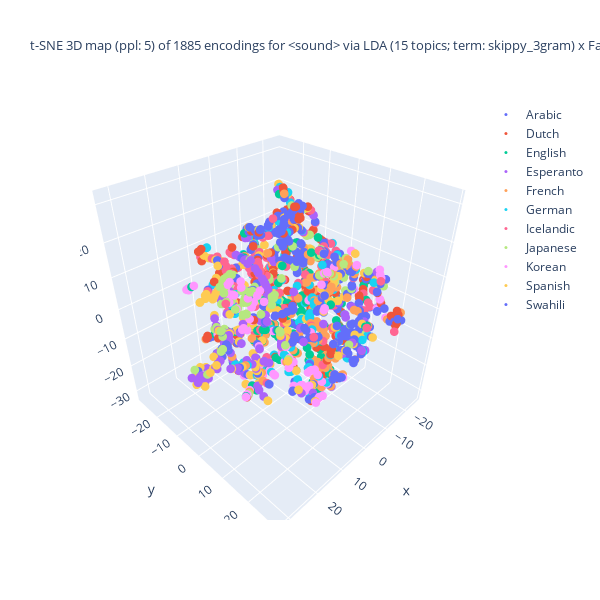
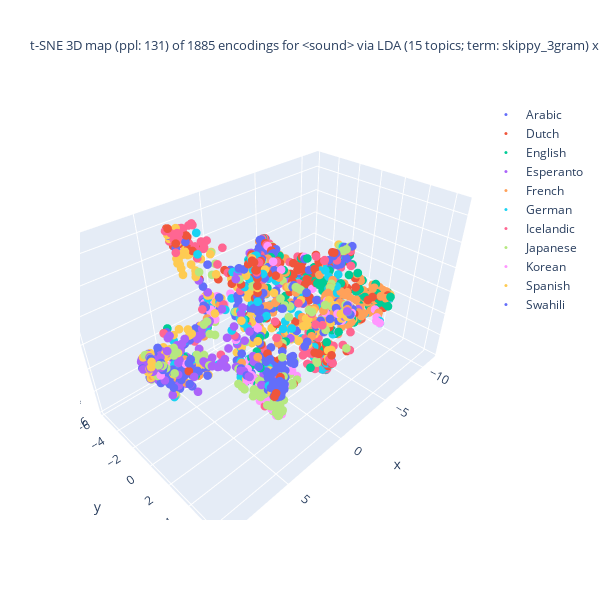
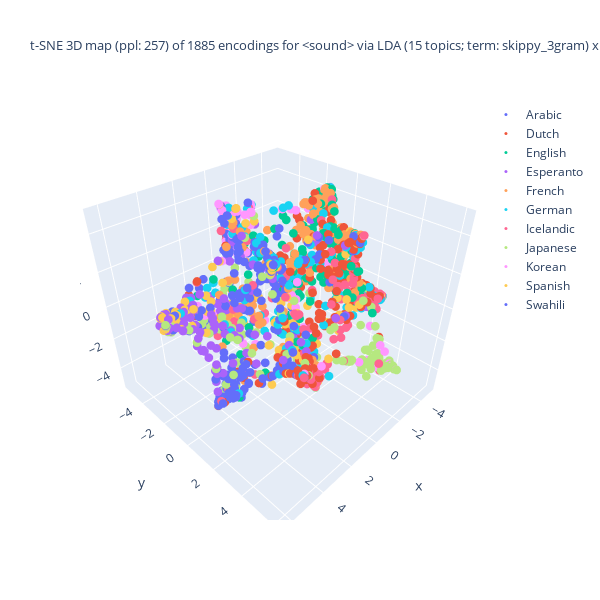

These figures' notebook cell, in order:
### Markdown cell above
t-SNE の結果の可視化 (3D)

### Code cell
## tSNE の結果の可視化: Plotly を使った 3D 描画

import numpy as np
from sklearn.manifold import TSNE as tSNE
import plotly.express as pex
import plotly.graph_objects as go
import matplotlib.pyplot as plt

## tSNE のパラメターを設定
max_perplexity_factor = 3
perplexity_max_val = round(len(doc_fit_df)/max_perplexity_factor)
print(f"perplexity_max_val: {perplexity_max_val}")

divider = 5
perplexity_increment = round(perplexity_max_val/divider)
print(f"perplexity_increment: {perplexity_increment}")

## tSNE を段階的に実行
df_size = len(doc_fit_df)
exit_after_step = 3 # 15 is largest enough to complete the all steps
ppl_vals = enumerate(range(5, perplexity_max_val, perplexity_increment))
for step, ppl_val in ppl_vals:
    ## 早期終了の判定
    if step >= exit_after_step:
        continue
    ## tSNE 事例の生成
    tSNE_3d_varied = tSNE(n_components = 3, random_state = 0, perplexity = ppl_val,
                          max_iter = 1000)

    ## データに適用
    doc_enc = np.array(list(doc_fit_df['enc']))
    doc_tSNE_3d_varied = tSNE_3d_varied.fit_transform(doc_enc)

    ## 色分けの単位を選択
    if color_lang_family:
        colored_var = 'family'
    else:
        colored_var = 'language'
    ##
    X = zip(doc_tSNE_3d_varied[:,0], doc_tSNE_3d_varied[:,1], doc_tSNE_3d_varied[:,2],
            doc_fit_df[colored_var]) # zip(..)が必要
    dfx = pd.DataFrame(X, columns = ['D1', 'D2', 'D3', colored_var])
    ## 作図
    fig = go.Figure()
    for lang in np.unique(main_df[colored_var]):
        traced = dfx[dfx[colored_var] == lang]
        fig.add_trace(
            go.Scatter3d(
                x = traced['D1'], y = traced['D2'], z = traced['D3'],
                name = lang.title(), mode = 'markers', marker = dict(size = 3),
                marker_colorscale = color_palette, # worked??
                showlegend = True
            )
        )
    ## 題の指定
    title_header = f"t-SNE 3D map (ppl: {ppl_val}) of {df_size} encodings for <{doc_attr}> via\n"
    if use_FastText:
        if use_LDA:
            title_body = f"LDA ({n_topics} topics; term: {lda_term_type}) x FastText ({ft_n_dims} dims; term: {ft_term_type}; window: {ft_window_size})"
        else:
            title_body = f"FastText ({ft_n_dims} dims; term: {ft_term_type}; window: {ft_window_size})"
    else:
        title_body = f"LDA ({n_topics} topics; term: {lda_term_type})"
    title_val = title_header + title_body
    fig.update_layout(title = dict(text = title_val, font_size = 13),
                      autosize = False, width = 600, height = 600)
    fig.show()

### Figure 1 — Plotly figure (JSON) as saved in the notebook; plotly's stock layout.template omitted (floating-point values rounded to 4 significant figures; data arrays with more than 128 entries replaced by an {"elided": "..."} marker saying what was removed)
{"data": [{"marker": {"colorscale": [[0, "#2E91E5"], [0.04348, "#E15F99"], [0.08696, "#1CA71C"], [0.1304, "#FB0D0D"], [0.1739, "#DA16FF"], [0.2174, "#222A2A"], [0.2609, "#B68100"], [0.3043, "#750D86"], [0.3478, "#EB663B"], [0.3913, "#511CFB"], [0.4348, "#00A08B"], [0.4783, "#FB00D1"], [0.5217, "#FC0080"], [0.5652, "#B2828D"], [0.6087, "#6C7C32"], [0.6522, "#778AAE"], [0.6957, "#862A16"], [0.7391, "#A777F1"], [0.7826, "#620042"], [0.8261, "#1616A7"], [0.8696, "#DA60CA"], [0.913, "#6C4516"], [0.9565, "#0D2A63"], [1, "#AF0038"]], "size": 3}, "mode": "markers", "name": "Arabic", "showlegend": true, "type": "scatter3d", "x": {"elided": "132 float values"}, "y": {"elided": "132 float values"}, "z": {"elided": "132 float values"}}, {"marker": {"colorscale": [[0, "#2E91E5"], [0.04348, "#E15F99"], [0.08696, "#1CA71C"], [0.1304, "#FB0D0D"], [0.1739, "#DA16FF"], [0.2174, "#222A2A"], [0.2609, "#B68100"], [0.3043, "#750D86"], [0.3478, "#EB663B"], [0.3913, "#511CFB"], [0.4348, "#00A08B"], [0.4783, "#FB00D1"], [0.5217, "#FC0080"], [0.5652, "#B2828D"], [0.6087, "#6C7C32"], [0.6522, "#778AAE"], [0.6957, "#862A16"], [0.7391, "#A777F1"], [0.7826, "#620042"], [0.8261, "#1616A7"], [0.8696, "#DA60CA"], [0.913, "#6C4516"], [0.9565, "#0D2A63"], [1, "#AF0038"]], "size": 3}, "mode": "markers", "name": "Dutch", "showlegend": true, "type": "scatter3d", "x": {"elided": "226 float values"}, "y": {"elided": "226 float values"}, "z": {"elided": "226 float values"}}, {"marker": {"colorscale": [[0, "#2E91E5"], [0.04348, "#E15F99"], [0.08696, "#1CA71C"], [0.1304, "#FB0D0D"], [0.1739, "#DA16FF"], [0.2174, "#222A2A"], [0.2609, "#B68100"], [0.3043, "#750D86"], [0.3478, "#EB663B"], [0.3913, "#511CFB"], [0.4348, "#00A08B"], [0.4783, "#FB00D1"], [0.5217, "#FC0080"], [0.5652, "#B2828D"], [0.6087, "#6C7C32"], [0.6522, "#778AAE"], [0.6957, "#862A16"], [0.7391, "#A777F1"], [0.7826, "#620042"], [0.8261, "#1616A7"], [0.8696, "#DA60CA"], [0.913, "#6C4516"], [0.9565, "#0D2A63"], [1, "#AF0038"]], "size": 3}, "mode": "markers", "name": "English", "showlegend": true, "type": "scatter3d", "x": {"elided": "165 float values"}, "y": {"elided": "165 float values"}, "z": {"elided": "165 float values"}}, {"marker": {"colorscale": [[0, "#2E91E5"], [0.04348, "#E15F99"], [0.08696, "#1CA71C"], [0.1304, "#FB0D0D"], [0.1739, "#DA16FF"], [0.2174, "#222A2A"], [0.2609, "#B68100"], [0.3043, "#750D86"], [0.3478, "#EB663B"], [0.3913, "#511CFB"], [0.4348, "#00A08B"], [0.4783, "#FB00D1"], [0.5217, "#FC0080"], [0.5652, "#B2828D"], [0.6087, "#6C7C32"], [0.6522, "#778AAE"], [0.6957, "#862A16"], [0.7391, "#A777F1"], [0.7826, "#620042"], [0.8261, "#1616A7"], [0.8696, "#DA60CA"], [0.913, "#6C4516"], [0.9565, "#0D2A63"], [1, "#AF0038"]], "size": 3}, "mode": "markers", "name": "Esperanto", "showlegend": true, "type": "scatter3d", "x": {"elided": "152 float values"}, "y": {"elided": "152 float values"}, "z": {"elided": "152 float values"}}, {"marker": {"colorscale": [[0, "#2E91E5"], [0.04348, "#E15F99"], [0.08696, "#1CA71C"], [0.1304, "#FB0D0D"], [0.1739, "#DA16FF"], [0.2174, "#222A2A"], [0.2609, "#B68100"], [0.3043, "#750D86"], [0.3478, "#EB663B"], [0.3913, "#511CFB"], [0.4348, "#00A08B"], [0.4783, "#FB00D1"], [0.5217, "#FC0080"], [0.5652, "#B2828D"], [0.6087, "#6C7C32"], [0.6522, "#778AAE"], [0.6957, "#862A16"], [0.7391, "#A777F1"], [0.7826, "#620042"], [0.8261, "#1616A7"], [0.8696, "#DA60CA"], [0.913, "#6C4516"], [0.9565, "#0D2A63"], [1, "#AF0038"]], "size": 3}, "mode": "markers", "name": "French", "showlegend": true, "type": "scatter3d", "x": {"elided": "197 float values"}, "y": {"elided": "197 float values"}, "z": {"elided": "197 float values"}}, {"marker": {"colorscale": [[0, "#2E91E5"], [0.04348, "#E15F99"], [0.08696, "#1CA71C"], [0.1304, "#FB0D0D"], [0.1739, "#DA16FF"], [0.2174, "#222A2A"], [0.2609, "#B68100"], [0.3043, "#750D86"], [0.3478, "#EB663B"], [0.3913, "#511CFB"], [0.4348, "#00A08B"], [0.4783, "#FB00D1"], [0.5217, "#FC0080"], [0.5652, "#B2828D"], [0.6087, "#6C7C32"], [0.6522, "#778AAE"], [0.6957, "#862A16"], [0.7391, "#A777F1"], [0.7826, "#620042"], [0.8261, "#1616A7"], [0.8696, "#DA60CA"], [0.913, "#6C4516"], [0.9565, "#0D2A63"], [1, "#AF0038"]], "size": 3}, "mode": "markers", "name": "German", "showlegend": true, "type": "scatter3d", "x": {"elided": "154 float values"}, "y": {"elided": "154 float values"}, "z": {"elided": "154 float values"}}, {"marker": {"colorscale": [[0, "#2E91E5"], [0.04348, "#E15F99"], [0.08696, "#1CA71C"], [0.1304, "#FB0D0D"], [0.1739, "#DA16FF"], [0.2174, "#222A2A"], [0.2609, "#B68100"], [0.3043, "#750D86"], [0.3478, "#EB663B"], [0.3913, "#511CFB"], [0.4348, "#00A08B"], [0.4783, "#FB00D1"], [0.5217, "#FC0080"], [0.5652, "#B2828D"], [0.6087, "#6C7C32"], [0.6522, "#778AAE"], [0.6957, "#862A16"], [0.7391, "#A777F1"], [0.7826, "#620042"], [0.8261, "#1616A7"], [0.8696, "#DA60CA"], [0.913, "#6C4516"], [0.9565, "#0D2A63"], [1, "#AF0038"]], "size": 3}, "mode": "markers", "name": "Icelandic", "showlegend": true, "type": "scatter3d", "x": {"elided": "184 float values"}, "y": {"elided": "184 float values"}, "z": {"elided": "184 float values"}}, {"marker": {"colorscale": [[0, "#2E91E5"], [0.04348, "#E15F99"], [0.08696, "#1CA71C"], [0.1304, "#FB0D0D"], [0.1739, "#DA16FF"], [0.2174, "#222A2A"], [0.2609, "#B68100"], [0.3043, "#750D86"], [0.3478, "#EB663B"], [0.3913, "#511CFB"], [0.4348, "#00A08B"], [0.4783, "#FB00D1"], [0.5217, "#FC0080"], [0.5652, "#B2828D"], [0.6087, "#6C7C32"], [0.6522, "#778AAE"], [0.6957, "#862A16"], [0.7391, "#A777F1"], [0.7826, "#620042"], [0.8261, "#1616A7"], [0.8696, "#DA60CA"], [0.913, "#6C4516"], [0.9565, "#0D2A63"], [1, "#AF0038"]], "size": 3}, "mode": "markers", "name": "Japanese", "showlegend": true, "type": "scatter3d", "x": {"elided": "157 float values"}, "y": {"elided": "157 float values"}, "z": {"elided": "157 float values"}}, {"marker": {"colorscale": [[0, "#2E91E5"], [0.04348, "#E15F99"], [0.08696, "#1CA71C"], [0.1304, "#FB0D0D"], [0.1739, "#DA16FF"], [0.2174, "#222A2A"], [0.2609, "#B68100"], [0.3043, "#750D86"], [0.3478, "#EB663B"], [0.3913, "#511CFB"], [0.4348, "#00A08B"], [0.4783, "#FB00D1"], [0.5217, "#FC0080"], [0.5652, "#B2828D"], [0.6087, "#6C7C32"], [0.6522, "#778AAE"], [0.6957, "#862A16"], [0.7391, "#A777F1"], [0.7826, "#620042"], [0.8261, "#1616A7"], [0.8696, "#DA60CA"], [0.913, "#6C4516"], [0.9565, "#0D2A63"], [1, "#AF0038"]], "size": 3}, "mode": "markers", "name": "Korean", "showlegend": true, "type": "scatter3d", "x": {"elided": "133 float values"}, "y": {"elided": "133 float values"}, "z": {"elided": "133 float values"}}, {"marker": {"colorscale": [[0, "#2E91E5"], [0.04348, "#E15F99"], [0.08696, "#1CA71C"], [0.1304, "#FB0D0D"], [0.1739, "#DA16FF"], [0.2174, "#222A2A"], [0.2609, "#B68100"], [0.3043, "#750D86"], [0.3478, "#EB663B"], [0.3913, "#511CFB"], [0.4348, "#00A08B"], [0.4783, "#FB00D1"], [0.5217, "#FC0080"], [0.5652, "#B2828D"], [0.6087, "#6C7C32"], [0.6522, "#778AAE"], [0.6957, "#862A16"], [0.7391, "#A777F1"], [0.7826, "#620042"], [0.8261, "#1616A7"], [0.8696, "#DA60CA"], [0.913, "#6C4516"], [0.9565, "#0D2A63"], [1, "#AF0038"]], "size": 3}, "mode": "markers", "name": "Spanish", "showlegend": true, "type": "scatter3d", "x": {"elided": "181 float values"}, "y": {"elided": "181 float values"}, "z": {"elided": "181 float values"}}, {"marker": {"colorscale": [[0, "#2E91E5"], [0.04348, "#E15F99"], [0.08696, "#1CA71C"], [0.1304, "#FB0D0D"], [0.1739, "#DA16FF"], [0.2174, "#222A2A"], [0.2609, "#B68100"], [0.3043, "#750D86"], [0.3478, "#EB663B"], [0.3913, "#511CFB"], [0.4348, "#00A08B"], [0.4783, "#FB00D1"], [0.5217, "#FC0080"], [0.5652, "#B2828D"], [0.6087, "#6C7C32"], [0.6522, "#778AAE"], [0.6957, "#862A16"], [0.7391, "#A777F1"], [0.7826, "#620042"], [0.8261, "#1616A7"], [0.8696, "#DA60CA"], [0.913, "#6C4516"], [0.9565, "#0D2A63"], [1, "#AF0038"]], "size": 3}, "mode": "markers", "name": "Swahili", "showlegend": true, "type": "scatter3d", "x": {"elided": "204 float values"}, "y": {"elided": "204 float values"}, "z": {"elided": "204 float values"}}], "layout": {"autosize": false, "height": 600, "title": {"font": {"size": 13}, "text": "t-SNE 3D map (ppl: 5) of 1885 encodings for <sound> via\nLDA (15 topics; term: skippy_3gram) x FastText (30 dims; term: 4gram; window: 5)"}, "width": 600}}

### Figure 2 — Plotly figure (JSON) as saved in the notebook; plotly's stock layout.template omitted (floating-point values rounded to 4 significant figures; data arrays with more than 128 entries replaced by an {"elided": "..."} marker saying what was removed)
{"data": [{"marker": {"colorscale": [[0, "#2E91E5"], [0.04348, "#E15F99"], [0.08696, "#1CA71C"], [0.1304, "#FB0D0D"], [0.1739, "#DA16FF"], [0.2174, "#222A2A"], [0.2609, "#B68100"], [0.3043, "#750D86"], [0.3478, "#EB663B"], [0.3913, "#511CFB"], [0.4348, "#00A08B"], [0.4783, "#FB00D1"], [0.5217, "#FC0080"], [0.5652, "#B2828D"], [0.6087, "#6C7C32"], [0.6522, "#778AAE"], [0.6957, "#862A16"], [0.7391, "#A777F1"], [0.7826, "#620042"], [0.8261, "#1616A7"], [0.8696, "#DA60CA"], [0.913, "#6C4516"], [0.9565, "#0D2A63"], [1, "#AF0038"]], "size": 3}, "mode": "markers", "name": "Arabic", "showlegend": true, "type": "scatter3d", "x": {"elided": "132 float values"}, "y": {"elided": "132 float values"}, "z": {"elided": "132 float values"}}, {"marker": {"colorscale": [[0, "#2E91E5"], [0.04348, "#E15F99"], [0.08696, "#1CA71C"], [0.1304, "#FB0D0D"], [0.1739, "#DA16FF"], [0.2174, "#222A2A"], [0.2609, "#B68100"], [0.3043, "#750D86"], [0.3478, "#EB663B"], [0.3913, "#511CFB"], [0.4348, "#00A08B"], [0.4783, "#FB00D1"], [0.5217, "#FC0080"], [0.5652, "#B2828D"], [0.6087, "#6C7C32"], [0.6522, "#778AAE"], [0.6957, "#862A16"], [0.7391, "#A777F1"], [0.7826, "#620042"], [0.8261, "#1616A7"], [0.8696, "#DA60CA"], [0.913, "#6C4516"], [0.9565, "#0D2A63"], [1, "#AF0038"]], "size": 3}, "mode": "markers", "name": "Dutch", "showlegend": true, "type": "scatter3d", "x": {"elided": "226 float values"}, "y": {"elided": "226 float values"}, "z": {"elided": "226 float values"}}, {"marker": {"colorscale": [[0, "#2E91E5"], [0.04348, "#E15F99"], [0.08696, "#1CA71C"], [0.1304, "#FB0D0D"], [0.1739, "#DA16FF"], [0.2174, "#222A2A"], [0.2609, "#B68100"], [0.3043, "#750D86"], [0.3478, "#EB663B"], [0.3913, "#511CFB"], [0.4348, "#00A08B"], [0.4783, "#FB00D1"], [0.5217, "#FC0080"], [0.5652, "#B2828D"], [0.6087, "#6C7C32"], [0.6522, "#778AAE"], [0.6957, "#862A16"], [0.7391, "#A777F1"], [0.7826, "#620042"], [0.8261, "#1616A7"], [0.8696, "#DA60CA"], [0.913, "#6C4516"], [0.9565, "#0D2A63"], [1, "#AF0038"]], "size": 3}, "mode": "markers", "name": "English", "showlegend": true, "type": "scatter3d", "x": {"elided": "165 float values"}, "y": {"elided": "165 float values"}, "z": {"elided": "165 float values"}}, {"marker": {"colorscale": [[0, "#2E91E5"], [0.04348, "#E15F99"], [0.08696, "#1CA71C"], [0.1304, "#FB0D0D"], [0.1739, "#DA16FF"], [0.2174, "#222A2A"], [0.2609, "#B68100"], [0.3043, "#750D86"], [0.3478, "#EB663B"], [0.3913, "#511CFB"], [0.4348, "#00A08B"], [0.4783, "#FB00D1"], [0.5217, "#FC0080"], [0.5652, "#B2828D"], [0.6087, "#6C7C32"], [0.6522, "#778AAE"], [0.6957, "#862A16"], [0.7391, "#A777F1"], [0.7826, "#620042"], [0.8261, "#1616A7"], [0.8696, "#DA60CA"], [0.913, "#6C4516"], [0.9565, "#0D2A63"], [1, "#AF0038"]], "size": 3}, "mode": "markers", "name": "Esperanto", "showlegend": true, "type": "scatter3d", "x": {"elided": "152 float values"}, "y": {"elided": "152 float values"}, "z": {"elided": "152 float values"}}, {"marker": {"colorscale": [[0, "#2E91E5"], [0.04348, "#E15F99"], [0.08696, "#1CA71C"], [0.1304, "#FB0D0D"], [0.1739, "#DA16FF"], [0.2174, "#222A2A"], [0.2609, "#B68100"], [0.3043, "#750D86"], [0.3478, "#EB663B"], [0.3913, "#511CFB"], [0.4348, "#00A08B"], [0.4783, "#FB00D1"], [0.5217, "#FC0080"], [0.5652, "#B2828D"], [0.6087, "#6C7C32"], [0.6522, "#778AAE"], [0.6957, "#862A16"], [0.7391, "#A777F1"], [0.7826, "#620042"], [0.8261, "#1616A7"], [0.8696, "#DA60CA"], [0.913, "#6C4516"], [0.9565, "#0D2A63"], [1, "#AF0038"]], "size": 3}, "mode": "markers", "name": "French", "showlegend": true, "type": "scatter3d", "x": {"elided": "197 float values"}, "y": {"elided": "197 float values"}, "z": {"elided": "197 float values"}}, {"marker": {"colorscale": [[0, "#2E91E5"], [0.04348, "#E15F99"], [0.08696, "#1CA71C"], [0.1304, "#FB0D0D"], [0.1739, "#DA16FF"], [0.2174, "#222A2A"], [0.2609, "#B68100"], [0.3043, "#750D86"], [0.3478, "#EB663B"], [0.3913, "#511CFB"], [0.4348, "#00A08B"], [0.4783, "#FB00D1"], [0.5217, "#FC0080"], [0.5652, "#B2828D"], [0.6087, "#6C7C32"], [0.6522, "#778AAE"], [0.6957, "#862A16"], [0.7391, "#A777F1"], [0.7826, "#620042"], [0.8261, "#1616A7"], [0.8696, "#DA60CA"], [0.913, "#6C4516"], [0.9565, "#0D2A63"], [1, "#AF0038"]], "size": 3}, "mode": "markers", "name": "German", "showlegend": true, "type": "scatter3d", "x": {"elided": "154 float values"}, "y": {"elided": "154 float values"}, "z": {"elided": "154 float values"}}, {"marker": {"colorscale": [[0, "#2E91E5"], [0.04348, "#E15F99"], [0.08696, "#1CA71C"], [0.1304, "#FB0D0D"], [0.1739, "#DA16FF"], [0.2174, "#222A2A"], [0.2609, "#B68100"], [0.3043, "#750D86"], [0.3478, "#EB663B"], [0.3913, "#511CFB"], [0.4348, "#00A08B"], [0.4783, "#FB00D1"], [0.5217, "#FC0080"], [0.5652, "#B2828D"], [0.6087, "#6C7C32"], [0.6522, "#778AAE"], [0.6957, "#862A16"], [0.7391, "#A777F1"], [0.7826, "#620042"], [0.8261, "#1616A7"], [0.8696, "#DA60CA"], [0.913, "#6C4516"], [0.9565, "#0D2A63"], [1, "#AF0038"]], "size": 3}, "mode": "markers", "name": "Icelandic", "showlegend": true, "type": "scatter3d", "x": {"elided": "184 float values"}, "y": {"elided": "184 float values"}, "z": {"elided": "184 float values"}}, {"marker": {"colorscale": [[0, "#2E91E5"], [0.04348, "#E15F99"], [0.08696, "#1CA71C"], [0.1304, "#FB0D0D"], [0.1739, "#DA16FF"], [0.2174, "#222A2A"], [0.2609, "#B68100"], [0.3043, "#750D86"], [0.3478, "#EB663B"], [0.3913, "#511CFB"], [0.4348, "#00A08B"], [0.4783, "#FB00D1"], [0.5217, "#FC0080"], [0.5652, "#B2828D"], [0.6087, "#6C7C32"], [0.6522, "#778AAE"], [0.6957, "#862A16"], [0.7391, "#A777F1"], [0.7826, "#620042"], [0.8261, "#1616A7"], [0.8696, "#DA60CA"], [0.913, "#6C4516"], [0.9565, "#0D2A63"], [1, "#AF0038"]], "size": 3}, "mode": "markers", "name": "Japanese", "showlegend": true, "type": "scatter3d", "x": {"elided": "157 float values"}, "y": {"elided": "157 float values"}, "z": {"elided": "157 float values"}}, {"marker": {"colorscale": [[0, "#2E91E5"], [0.04348, "#E15F99"], [0.08696, "#1CA71C"], [0.1304, "#FB0D0D"], [0.1739, "#DA16FF"], [0.2174, "#222A2A"], [0.2609, "#B68100"], [0.3043, "#750D86"], [0.3478, "#EB663B"], [0.3913, "#511CFB"], [0.4348, "#00A08B"], [0.4783, "#FB00D1"], [0.5217, "#FC0080"], [0.5652, "#B2828D"], [0.6087, "#6C7C32"], [0.6522, "#778AAE"], [0.6957, "#862A16"], [0.7391, "#A777F1"], [0.7826, "#620042"], [0.8261, "#1616A7"], [0.8696, "#DA60CA"], [0.913, "#6C4516"], [0.9565, "#0D2A63"], [1, "#AF0038"]], "size": 3}, "mode": "markers", "name": "Korean", "showlegend": true, "type": "scatter3d", "x": {"elided": "133 float values"}, "y": {"elided": "133 float values"}, "z": {"elided": "133 float values"}}, {"marker": {"colorscale": [[0, "#2E91E5"], [0.04348, "#E15F99"], [0.08696, "#1CA71C"], [0.1304, "#FB0D0D"], [0.1739, "#DA16FF"], [0.2174, "#222A2A"], [0.2609, "#B68100"], [0.3043, "#750D86"], [0.3478, "#EB663B"], [0.3913, "#511CFB"], [0.4348, "#00A08B"], [0.4783, "#FB00D1"], [0.5217, "#FC0080"], [0.5652, "#B2828D"], [0.6087, "#6C7C32"], [0.6522, "#778AAE"], [0.6957, "#862A16"], [0.7391, "#A777F1"], [0.7826, "#620042"], [0.8261, "#1616A7"], [0.8696, "#DA60CA"], [0.913, "#6C4516"], [0.9565, "#0D2A63"], [1, "#AF0038"]], "size": 3}, "mode": "markers", "name": "Spanish", "showlegend": true, "type": "scatter3d", "x": {"elided": "181 float values"}, "y": {"elided": "181 float values"}, "z": {"elided": "181 float values"}}, {"marker": {"colorscale": [[0, "#2E91E5"], [0.04348, "#E15F99"], [0.08696, "#1CA71C"], [0.1304, "#FB0D0D"], [0.1739, "#DA16FF"], [0.2174, "#222A2A"], [0.2609, "#B68100"], [0.3043, "#750D86"], [0.3478, "#EB663B"], [0.3913, "#511CFB"], [0.4348, "#00A08B"], [0.4783, "#FB00D1"], [0.5217, "#FC0080"], [0.5652, "#B2828D"], [0.6087, "#6C7C32"], [0.6522, "#778AAE"], [0.6957, "#862A16"], [0.7391, "#A777F1"], [0.7826, "#620042"], [0.8261, "#1616A7"], [0.8696, "#DA60CA"], [0.913, "#6C4516"], [0.9565, "#0D2A63"], [1, "#AF0038"]], "size": 3}, "mode": "markers", "name": "Swahili", "showlegend": true, "type": "scatter3d", "x": {"elided": "204 float values"}, "y": {"elided": "204 float values"}, "z": {"elided": "204 float values"}}], "layout": {"autosize": false, "height": 600, "title": {"font": {"size": 13}, "text": "t-SNE 3D map (ppl: 131) of 1885 encodings for <sound> via\nLDA (15 topics; term: skippy_3gram) x FastText (30 dims; term: 4gram; window: 5)"}, "width": 600}}

### Figure 3 — Plotly figure (JSON) as saved in the notebook; plotly's stock layout.template omitted (floating-point values rounded to 4 significant figures; data arrays with more than 128 entries replaced by an {"elided": "..."} marker saying what was removed)
{"data": [{"marker": {"colorscale": [[0, "#2E91E5"], [0.04348, "#E15F99"], [0.08696, "#1CA71C"], [0.1304, "#FB0D0D"], [0.1739, "#DA16FF"], [0.2174, "#222A2A"], [0.2609, "#B68100"], [0.3043, "#750D86"], [0.3478, "#EB663B"], [0.3913, "#511CFB"], [0.4348, "#00A08B"], [0.4783, "#FB00D1"], [0.5217, "#FC0080"], [0.5652, "#B2828D"], [0.6087, "#6C7C32"], [0.6522, "#778AAE"], [0.6957, "#862A16"], [0.7391, "#A777F1"], [0.7826, "#620042"], [0.8261, "#1616A7"], [0.8696, "#DA60CA"], [0.913, "#6C4516"], [0.9565, "#0D2A63"], [1, "#AF0038"]], "size": 3}, "mode": "markers", "name": "Arabic", "showlegend": true, "type": "scatter3d", "x": {"elided": "132 float values"}, "y": {"elided": "132 float values"}, "z": {"elided": "132 float values"}}, {"marker": {"colorscale": [[0, "#2E91E5"], [0.04348, "#E15F99"], [0.08696, "#1CA71C"], [0.1304, "#FB0D0D"], [0.1739, "#DA16FF"], [0.2174, "#222A2A"], [0.2609, "#B68100"], [0.3043, "#750D86"], [0.3478, "#EB663B"], [0.3913, "#511CFB"], [0.4348, "#00A08B"], [0.4783, "#FB00D1"], [0.5217, "#FC0080"], [0.5652, "#B2828D"], [0.6087, "#6C7C32"], [0.6522, "#778AAE"], [0.6957, "#862A16"], [0.7391, "#A777F1"], [0.7826, "#620042"], [0.8261, "#1616A7"], [0.8696, "#DA60CA"], [0.913, "#6C4516"], [0.9565, "#0D2A63"], [1, "#AF0038"]], "size": 3}, "mode": "markers", "name": "Dutch", "showlegend": true, "type": "scatter3d", "x": {"elided": "226 float values"}, "y": {"elided": "226 float values"}, "z": {"elided": "226 float values"}}, {"marker": {"colorscale": [[0, "#2E91E5"], [0.04348, "#E15F99"], [0.08696, "#1CA71C"], [0.1304, "#FB0D0D"], [0.1739, "#DA16FF"], [0.2174, "#222A2A"], [0.2609, "#B68100"], [0.3043, "#750D86"], [0.3478, "#EB663B"], [0.3913, "#511CFB"], [0.4348, "#00A08B"], [0.4783, "#FB00D1"], [0.5217, "#FC0080"], [0.5652, "#B2828D"], [0.6087, "#6C7C32"], [0.6522, "#778AAE"], [0.6957, "#862A16"], [0.7391, "#A777F1"], [0.7826, "#620042"], [0.8261, "#1616A7"], [0.8696, "#DA60CA"], [0.913, "#6C4516"], [0.9565, "#0D2A63"], [1, "#AF0038"]], "size": 3}, "mode": "markers", "name": "English", "showlegend": true, "type": "scatter3d", "x": {"elided": "165 float values"}, "y": {"elided": "165 float values"}, "z": {"elided": "165 float values"}}, {"marker": {"colorscale": [[0, "#2E91E5"], [0.04348, "#E15F99"], [0.08696, "#1CA71C"], [0.1304, "#FB0D0D"], [0.1739, "#DA16FF"], [0.2174, "#222A2A"], [0.2609, "#B68100"], [0.3043, "#750D86"], [0.3478, "#EB663B"], [0.3913, "#511CFB"], [0.4348, "#00A08B"], [0.4783, "#FB00D1"], [0.5217, "#FC0080"], [0.5652, "#B2828D"], [0.6087, "#6C7C32"], [0.6522, "#778AAE"], [0.6957, "#862A16"], [0.7391, "#A777F1"], [0.7826, "#620042"], [0.8261, "#1616A7"], [0.8696, "#DA60CA"], [0.913, "#6C4516"], [0.9565, "#0D2A63"], [1, "#AF0038"]], "size": 3}, "mode": "markers", "name": "Esperanto", "showlegend": true, "type": "scatter3d", "x": {"elided": "152 float values"}, "y": {"elided": "152 float values"}, "z": {"elided": "152 float values"}}, {"marker": {"colorscale": [[0, "#2E91E5"], [0.04348, "#E15F99"], [0.08696, "#1CA71C"], [0.1304, "#FB0D0D"], [0.1739, "#DA16FF"], [0.2174, "#222A2A"], [0.2609, "#B68100"], [0.3043, "#750D86"], [0.3478, "#EB663B"], [0.3913, "#511CFB"], [0.4348, "#00A08B"], [0.4783, "#FB00D1"], [0.5217, "#FC0080"], [0.5652, "#B2828D"], [0.6087, "#6C7C32"], [0.6522, "#778AAE"], [0.6957, "#862A16"], [0.7391, "#A777F1"], [0.7826, "#620042"], [0.8261, "#1616A7"], [0.8696, "#DA60CA"], [0.913, "#6C4516"], [0.9565, "#0D2A63"], [1, "#AF0038"]], "size": 3}, "mode": "markers", "name": "French", "showlegend": true, "type": "scatter3d", "x": {"elided": "197 float values"}, "y": {"elided": "197 float values"}, "z": {"elided": "197 float values"}}, {"marker": {"colorscale": [[0, "#2E91E5"], [0.04348, "#E15F99"], [0.08696, "#1CA71C"], [0.1304, "#FB0D0D"], [0.1739, "#DA16FF"], [0.2174, "#222A2A"], [0.2609, "#B68100"], [0.3043, "#750D86"], [0.3478, "#EB663B"], [0.3913, "#511CFB"], [0.4348, "#00A08B"], [0.4783, "#FB00D1"], [0.5217, "#FC0080"], [0.5652, "#B2828D"], [0.6087, "#6C7C32"], [0.6522, "#778AAE"], [0.6957, "#862A16"], [0.7391, "#A777F1"], [0.7826, "#620042"], [0.8261, "#1616A7"], [0.8696, "#DA60CA"], [0.913, "#6C4516"], [0.9565, "#0D2A63"], [1, "#AF0038"]], "size": 3}, "mode": "markers", "name": "German", "showlegend": true, "type": "scatter3d", "x": {"elided": "154 float values"}, "y": {"elided": "154 float values"}, "z": {"elided": "154 float values"}}, {"marker": {"colorscale": [[0, "#2E91E5"], [0.04348, "#E15F99"], [0.08696, "#1CA71C"], [0.1304, "#FB0D0D"], [0.1739, "#DA16FF"], [0.2174, "#222A2A"], [0.2609, "#B68100"], [0.3043, "#750D86"], [0.3478, "#EB663B"], [0.3913, "#511CFB"], [0.4348, "#00A08B"], [0.4783, "#FB00D1"], [0.5217, "#FC0080"], [0.5652, "#B2828D"], [0.6087, "#6C7C32"], [0.6522, "#778AAE"], [0.6957, "#862A16"], [0.7391, "#A777F1"], [0.7826, "#620042"], [0.8261, "#1616A7"], [0.8696, "#DA60CA"], [0.913, "#6C4516"], [0.9565, "#0D2A63"], [1, "#AF0038"]], "size": 3}, "mode": "markers", "name": "Icelandic", "showlegend": true, "type": "scatter3d", "x": {"elided": "184 float values"}, "y": {"elided": "184 float values"}, "z": {"elided": "184 float values"}}, {"marker": {"colorscale": [[0, "#2E91E5"], [0.04348, "#E15F99"], [0.08696, "#1CA71C"], [0.1304, "#FB0D0D"], [0.1739, "#DA16FF"], [0.2174, "#222A2A"], [0.2609, "#B68100"], [0.3043, "#750D86"], [0.3478, "#EB663B"], [0.3913, "#511CFB"], [0.4348, "#00A08B"], [0.4783, "#FB00D1"], [0.5217, "#FC0080"], [0.5652, "#B2828D"], [0.6087, "#6C7C32"], [0.6522, "#778AAE"], [0.6957, "#862A16"], [0.7391, "#A777F1"], [0.7826, "#620042"], [0.8261, "#1616A7"], [0.8696, "#DA60CA"], [0.913, "#6C4516"], [0.9565, "#0D2A63"], [1, "#AF0038"]], "size": 3}, "mode": "markers", "name": "Japanese", "showlegend": true, "type": "scatter3d", "x": {"elided": "157 float values"}, "y": {"elided": "157 float values"}, "z": {"elided": "157 float values"}}, {"marker": {"colorscale": [[0, "#2E91E5"], [0.04348, "#E15F99"], [0.08696, "#1CA71C"], [0.1304, "#FB0D0D"], [0.1739, "#DA16FF"], [0.2174, "#222A2A"], [0.2609, "#B68100"], [0.3043, "#750D86"], [0.3478, "#EB663B"], [0.3913, "#511CFB"], [0.4348, "#00A08B"], [0.4783, "#FB00D1"], [0.5217, "#FC0080"], [0.5652, "#B2828D"], [0.6087, "#6C7C32"], [0.6522, "#778AAE"], [0.6957, "#862A16"], [0.7391, "#A777F1"], [0.7826, "#620042"], [0.8261, "#1616A7"], [0.8696, "#DA60CA"], [0.913, "#6C4516"], [0.9565, "#0D2A63"], [1, "#AF0038"]], "size": 3}, "mode": "markers", "name": "Korean", "showlegend": true, "type": "scatter3d", "x": {"elided": "133 float values"}, "y": {"elided": "133 float values"}, "z": {"elided": "133 float values"}}, {"marker": {"colorscale": [[0, "#2E91E5"], [0.04348, "#E15F99"], [0.08696, "#1CA71C"], [0.1304, "#FB0D0D"], [0.1739, "#DA16FF"], [0.2174, "#222A2A"], [0.2609, "#B68100"], [0.3043, "#750D86"], [0.3478, "#EB663B"], [0.3913, "#511CFB"], [0.4348, "#00A08B"], [0.4783, "#FB00D1"], [0.5217, "#FC0080"], [0.5652, "#B2828D"], [0.6087, "#6C7C32"], [0.6522, "#778AAE"], [0.6957, "#862A16"], [0.7391, "#A777F1"], [0.7826, "#620042"], [0.8261, "#1616A7"], [0.8696, "#DA60CA"], [0.913, "#6C4516"], [0.9565, "#0D2A63"], [1, "#AF0038"]], "size": 3}, "mode": "markers", "name": "Spanish", "showlegend": true, "type": "scatter3d", "x": {"elided": "181 float values"}, "y": {"elided": "181 float values"}, "z": {"elided": "181 float values"}}, {"marker": {"colorscale": [[0, "#2E91E5"], [0.04348, "#E15F99"], [0.08696, "#1CA71C"], [0.1304, "#FB0D0D"], [0.1739, "#DA16FF"], [0.2174, "#222A2A"], [0.2609, "#B68100"], [0.3043, "#750D86"], [0.3478, "#EB663B"], [0.3913, "#511CFB"], [0.4348, "#00A08B"], [0.4783, "#FB00D1"], [0.5217, "#FC0080"], [0.5652, "#B2828D"], [0.6087, "#6C7C32"], [0.6522, "#778AAE"], [0.6957, "#862A16"], [0.7391, "#A777F1"], [0.7826, "#620042"], [0.8261, "#1616A7"], [0.8696, "#DA60CA"], [0.913, "#6C4516"], [0.9565, "#0D2A63"], [1, "#AF0038"]], "size": 3}, "mode": "markers", "name": "Swahili", "showlegend": true, "type": "scatter3d", "x": {"elided": "204 float values"}, "y": {"elided": "204 float values"}, "z": {"elided": "204 float values"}}], "layout": {"autosize": false, "height": 600, "title": {"font": {"size": 13}, "text": "t-SNE 3D map (ppl: 257) of 1885 encodings for <sound> via\nLDA (15 topics; term: skippy_3gram) x FastText (30 dims; term: 4gram; window: 5)"}, "width": 600}}
